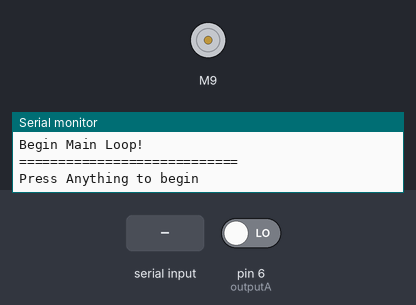
Recording of a sketch running on a simulated Arduino Uno, built with avr-gcc and run on an emulated ATmega328P. Parts: DC motor (green arrow = forward, orange = backward, longer = faster), the last lines printed to the serial monitor. Inputs (shaded band) come from the test bench; at power-on: pin 6 (outputA) LOW.

Above: at 8.7 s.
8.8 s: "1" received over Serial
At 10.96 s:
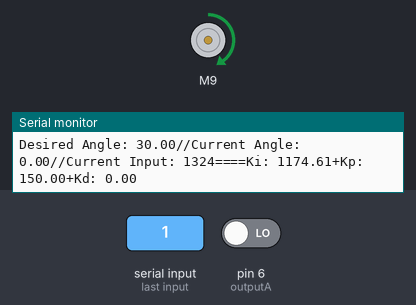
At 12.7 s:
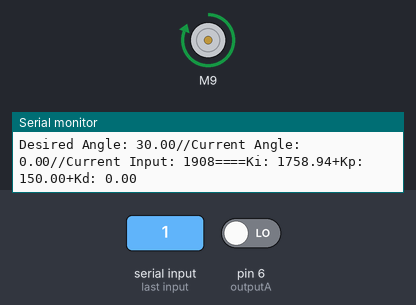
Timing chart, 0 to 14.2 s (numbered marks = the images above; inputs shaded):
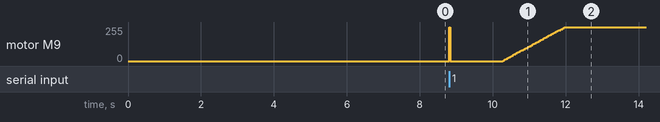

The sketch:

PID_angle_stop.ino
```cpp
//---------------------LIBRARIES---------------------------//
/*
  Download the ESC library here: https://github.com/RB-ENantel/RC_ESC/
*/
#include "ESC.h"
//---------------------ESC SETTINGS-----------------------//
#define SPEED_MIN (1000)                                  // Set the Minimum Speed Setting of the ESC
#define SPEED_MAX (2000)                                  // Set the Maximum Speed Setting of the ESC

ESC myESC (9, SPEED_MIN, SPEED_MAX, 500);                 // Initialize ESC (ESC PIN, Minimum Value, Maximum Value, Default Speed)
int oESC;                                                 // Variable for the speed sent to the ESC

/*
  The variables and ports defined below are to guide you when writing the code, but feel free to change or add/delete as nessecary.
*/


//---------------------ENCODER PORTS----------------------//
int val;
#define outputA 6                                         // Define Encoder output A to Digital Pin 6 on Arduino Uno
#define outputB 7                                         // Define Encoder output B to Digital Pin 7 on Arduino Uno
#define NUMPULSES 1200
int counter = 0;                                       // Define the number of pulses on Encoder resolution (enter twice the amount of pulses on datasheet)
int encoder0PinALast = LOW;                               // Past state of the encoder output
int n = LOW;


//---------------------TIMER VARIABLES---------------------//

long t_now = 0;
long t_last_print = 0;
long t_last_PID = 0;
int T_sample = 15;                                        // sample time in milliseconds (ms)
int T_print = 1000;                                       // sample print to monitor time in milliseconds (ms)


//---------------------PID VARIABLES----------------------//
// Define variables for the output of the encoder(sensed_output), angle output of the encoder(sensed_output converted to angle), and error w.r.t the setpoint

double sensed_output, error, sensed_angle;


// Define variables for total error over time, previous error in the last sampling time interval, control signal, and limitations to the controller
double setpoint_angle =30;
double setpoint = setpoint_angle * NUMPULSES/360;
long total_error =0;
double last_error=0;
long control_signal;
int max_control = 1700;
int min_control = 1000;


// ==================INSERT DESIRED SETPOINT ANGLE HERE================== //

// ==================INSERT CONTROL GAINS HERE===========
double Kp = 5;                                          // proportional gain
double Ki = 0.0265;                                        // integral gain in [ms^-1]
double Kd = 1888;                                          // derivative gain in [ms]
double Kp2 =1.6;
double Ki2 = 0.005;
double Kd2 = 20;
double output_Kp = 0;
double output_Ki = 0;
double output_Kd = 0;
double output = 0;
double angle = 0.0;

void setup() {
  /*
    Setup function to initialize serial plotter/monitor, initialize origin of encoder,
    arm ESC driver, and to initialize propeller by ramping up and down
  */
  pinMode (outputA, INPUT);
  pinMode (outputB, INPUT);// Propeller speed to ramp up and down to check functionality
  Serial.begin(9600);
  encoder0PinALast = digitalRead(outputA);                        // Reads the initial state of the outputA
  myESC.arm();                                             // Send the Arm value so the ESC will be ready to take commands
  Serial.println("Setting up....");
  delay(7500);                                              // Wait for a while
  Serial.println("Testing Moter Function...");
  //rampUpDown();
  Serial.println("Begin Main Loop!");
  Serial.println("============================");
  Serial.println("Press Anything to begin");
}

/////////////////////////////////////////////////////////////////////////////////////
/////////////////////////MAIN LOOP///////////////////////////////////////////////////
/////////////////////////////////////////////////////////////////////////////////////
void loop() {
  /*
    Main loop of the project.
    1. Read Encoder
    2. Implement PID control
    3. Send control signal to motor
    4. Print sensed angle with respect to the setpoint
  */
  while(Serial.available() < 1)
  {
  }

// Read the encoder
encoder_read();

// Take the magnitude of the encoder output (accounting for CW or CCW rotation)
sensed_output = abs(counter);

// Implement PID control
PID_Control();

//Print Control Signal

// Write control signal to motor
myESC.speed(control_signal);

// Print sensed angle and setpoint angle
print_results();
}


void rampUpDown() {

  /*
    Function written to test functionality of brushless motor by accelerating and decelerating the rotation
    of the motor. Speed of the motor does not accelerate to rated speed.
  */


  for (oESC = SPEED_MIN; oESC <= 1150; oESC += 1) {        // iterate from minimum speed to a speed setting of 1150
    myESC.speed(oESC);                                     // write speed setting to motor
    delay(10);                                             // waits 10ms for the ESC to reach speed
  }
  delay(2000);                                             // wait a while
  for (oESC = 1150; oESC >= SPEED_MIN; oESC -= 1) {        // iterate from speed setting of 1150 to minimum speed
    myESC.speed(oESC);                                     // write speed setting to motor
    delay(10);                                             // waits 10ms for the ESC to reach speed
   }
  delay(7000);                                             // Wait for a while before going into control loop
}


void encoder_read() {
  /*
    STUDENTS TO ANSWER
    Function to count the number of pulses from the encoder output.
    Must count at least 2 count per pulse, which would give you 1200 count per rotation.
    *****DO NOT USE INTERUPTS TO READ ENCODER, IT COULD INTERFERE WITH THE CONTROLLER CALCULATIONS, USE IT AT YOUR OWN RISK*****
  */
  // ==================INSERT ENCODER ALGORITHM HERE ==================== //
 n = digitalRead(outputA);
  if (encoder0PinALast != n ) {
    if (digitalRead(outputB) != n) {
      counter = counter -1;
    } else {
      counter = counter +1;
    }
  }
  encoder0PinALast = n;

  // ==================INSERT ENCODER ALGORITHM HERE ==================== //
}


void PID_Control() {
    // ==================INSERT CONTROL ALGORITHM HERE ==================== //

  /*
    STUDENTS TO ANSWER
    Function to implement PID control.
    Input: encoder position
    Output: motor speed
    Steps:
      1. Determine amount of time that has passed
      2. Determine 'if statement' to implement the use of a sampling time to implement control signal
        (i.e. create if statement to represent sampling time and to calculate the control signal every interval)
      3. Calculate the current error.
      4. Calculate control output assuming all gains of the PID are defined; a min and max limit must be placed on the output ESC speed signal
        (HINT: use finite difference approx for derivative, use rectangular approximation method to estimate area
        under curve for the integral term)
  */


  t_now = millis();                  // returns the number of milliseconds passed since the Arduino started running the program
  if (t_now - t_last_PID >= 20){      // if the elapsed time is greater than the sampling time, time to send control signal
    t_last_PID = t_now;
    // ==================INSERT CONTROL ALGORITHM HERE ==================== //

    sensed_output = abs(counter);
    sensed_angle = sensed_output / 1200 * 360;
    error = setpoint_angle - sensed_angle;
    total_error += (error + last_error) / 2 * T_sample; // integrate the lastest error into total error for Pi
    output_Kp = Kp * error;
    output_Ki = Ki * total_error;
    output_Kd = Kd * (error - last_error) / T_sample;
    output = output_Kp + output_Ki + output_Kd;
    control_signal = output;
    last_error = error;

  /*
    if (output <min_control){
      output = min_control;
      control_signal = output;
      }
    else if (output>max_control){
      output = max_control;
      control_signal = output;
      }
    else {
    control_signal = output;
    }
   */


    // ==================INSERT CONTROL ALGORITHM HERE ====================== //

  }
}

void PID_Fine_Control() {

  t_now = millis();                  // returns the number of milliseconds passed since the Arduino started running the program
  if (t_now - t_last_PID >= 20){      // if the elapsed time is greater than the sampling time, time to send control signal
    t_last_PID = t_now;
    // ==================INSERT CONTROL ALGORITHM HERE ==================== //

    sensed_output = abs(counter);
    sensed_angle = sensed_output / 1200 * 360;
    error = setpoint_angle - sensed_angle;

    if (error>5){
    total_error += (error + last_error) / 2 * T_sample; // integrate the lastest error into total error for Pi
    output_Kp = Kp * error;
    output_Ki = Ki * total_error;
    output_Kd = Kd * (error - last_error) / T_sample;
    output = output_Kp + output_Ki + output_Kd;
    }
    else {
    total_error += (error + last_error) / 2 * T_sample; // integrate the lastest error into total error for Pi
    output_Kp = Kp2 * error;
    output_Ki = Ki2 * total_error;
    output_Kd = Kd2 * (error - last_error) / T_sample;
    output = output_Kp + output_Ki + output_Kd;
      }
    if (output <min_control){
      output = min_control;
      control_signal = output;
      }
    else if (output>max_control){
      output = max_control;
      control_signal = output;
      }
    else {
    control_signal = output;
    }
  }
}


void print_results() {
  /*
    STUDENTS TO ANSWER
    Function to print the sensed output/angle to the setpoint every 50 ms. Use Serial plotter on Arduino to graphically plot the
    sensed angle with respect to the setpoint angle.

    HINT: You might want to print sensed_output to verify that the encoder is reading correctly
    HINT: You might also want to print control_signal to ensure the PID is working properly before writing it to the motor
  */

  t_now = millis();
  if (t_now - t_last_print >= T_print){
    t_last_print = t_now;

    // ==================INSERT PRINT ALGORITHM HERE ==================== //
Serial.print("Desired Angle: ");
Serial.print(setpoint_angle);
Serial.print("//Current Angle: ");
Serial.print(sensed_angle);
Serial.print("//Current Input: ");
Serial.print(control_signal);
Serial.print("====Ki: ");
Serial.print(output_Ki);
Serial.print("+Kp: ");
Serial.print(output_Kp);
Serial.print("+Kd: ");
Serial.println(output_Kd);
    // ==================INSERT PRINT ALGORITHM HERE ==================== //
    }
}
```
